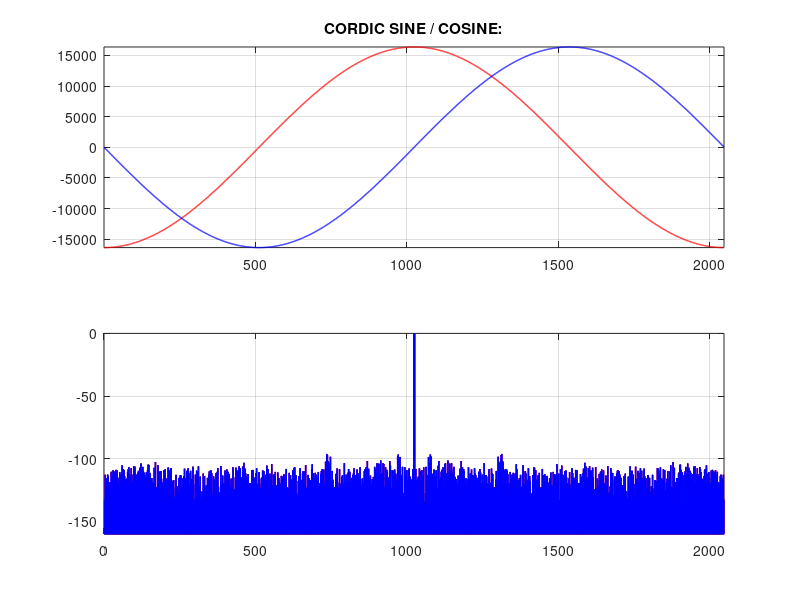

This chart was generated by the following MATLAB code:
clear all; close all;
clc

n = 15;				    % number of iterations
N = 13;

theta = 0;					% initial angle

%NOUT = 16;
%NPHI = 10;
%Angle(:,1) = round(atan(2.^(-(0:(NOUT-1)))) .* (2^(NPHI-0)/pi));
%
%Angle_Int = int32(Angle);
%Angle_Hex = dec2hex(Angle_Int);
%disp(Angle_Hex);

% Run CORDIC algorith in rotation mode
function [x_out, y_out, angle] = cordic(theta, n)
	z = theta;
	rot = 0;   % Indicates if a rotation occured. 0: no rotation 1: rotation by -pi 2: rotation by +pi

	% Initial rotation
	if (z > pi/2) && (z <= pi)
		z = z - pi;
		rot = 1;
	end
	if (z < -pi/2) && (z >= -pi)
		z = z + pi;
		rot = 1;
	end
	% Set x to 1 and y to 0
	x = 2^(n-1);
	y = 0;
	for w = 0:n-1
		if z < 0
			x_next = x + round(y * 2^-w);
      y_next = y - round(x * 2^-w);
      z = z + atan(2^-w);
		else
		  x_next = x - round(y * 2^-w);
		  y_next = y + round(x * 2^-w);
      z = z - atan(2^-w);
		end
		x = x_next;
		y = y_next;
	end
  
	if rot == 0
		x_out = x;
		y_out = y;
	else
		x_out = -x;
		y_out = -y;
		
	end
  angle = z;
end


%for w = 0:n-1
%  Zz(w+1,1) = round((2^10)*atan(2^-w)/pi);	 
%end
%Angle_Int = int32(Zz);
%Angle_Hex2 = dec2hex(Angle_Int);


q = 1;
for theta = -pi : pi/2^(N-3) :pi-pi/2^(N-3)
	[x_out(q), y_out(q), angle(q)] = cordic(theta, n);
	q = q + 1;
end
%x_new = x_out + 1/2^(n) * randn(size(x_out));
%y_new = y_out + 1/2^(n) * randn(size(y_out));
X_new = round(x_out/1.6467);
Y_new = round(y_out/1.6467);
max(Y_new)
%Win = blackmanharris(length(x_out));
%Win = kaiser(length(x_out), 9); 
%Dat_X = filter2(Win, y_out);
%Dat_Y = filter2(Win, x_out);
Dat_X = X_new + 1/(2^(n)) * randn(size(y_out));
Dat_Y = Y_new + 1/(2^(n)) * randn(size(y_out));

Spec_Re = fft(Dat_X, length(Dat_X)); 
Spec_Im = fft(Dat_Y, length(Dat_X));
Spec_Re = Spec_Re .* conj(Spec_Re);
Spec_Im = Spec_Im .* conj(Spec_Im);

Spec_Re = fftshift(Spec_Re); 
Spec_Im = fftshift(Spec_Im);

%Sabs_Re = sqrt(real(Spec_Re).^2 .+ imag(Spec_Re).^2);
%Sabs_Im = sqrt(real(Spec_Im).^2 .+ imag(Spec_Im).^2);
Sabs_Re = Spec_Re;
Sabs_Im = Spec_Im;

Sabs_Re = Sabs_Re / max(Sabs_Re);
Sabs_Im = Sabs_Im / max(Sabs_Im);

Slog_Re = 10*log10(Sabs_Re);
Slog_Im = 10*log10(Sabs_Im);

figure(1) % Plot loaded data in Freq Domain
  subplot(2,1,1)
  plot(X_new, '-', 'LineWidth', 1, 'Color',[1 0 0])
  grid on; hold on; axis tight; 
  plot(Y_new, '-', 'LineWidth', 1, 'Color',[0 0 1])
  grid on; hold on; axis tight; 
  title(['CORDIC SINE / COSINE:'])

  subplot(2,1,2)
  plot(Slog_Re, '-', 'LineWidth', 1, 'Color',[1 0 0])
  grid on; hold on; axis ([0, length(Slog_Re), -160, 0]); 
  plot(Slog_Im, '-', 'LineWidth', 1, 'Color',[0 0 1])
  grid on; hold on; axis ([0, length(Slog_Re), -160, 0]);